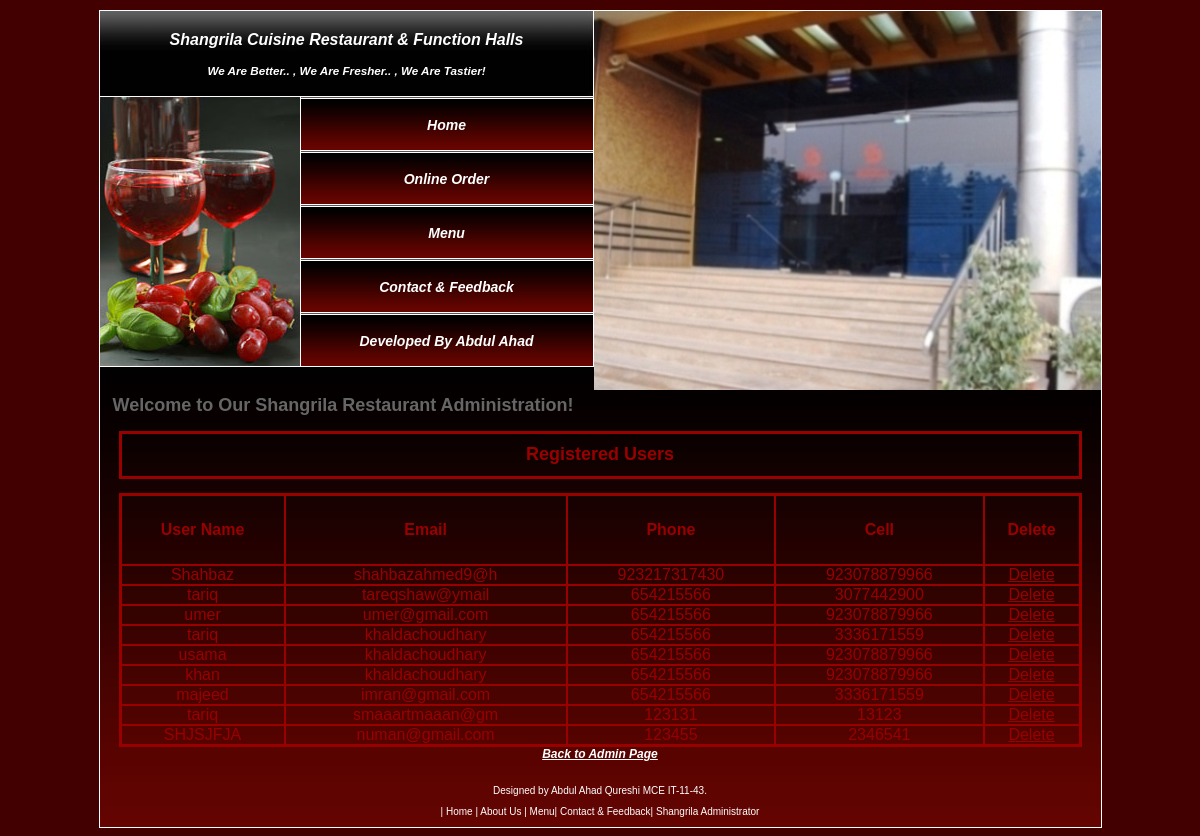
The page /Shangrila/view_user.php on the database its author committed.
### tables this page shows
CREATE TABLE `user_catagory` (
  `user_id` int(20) NOT NULL AUTO_INCREMENT,
  `user_Fname` varchar(20) NOT NULL,
  `user_Lname` varchar(20) NOT NULL,
  `user_Gender` varchar(20) NOT NULL,
  `user_Birthday` varchar(40) NOT NULL,
  `user_Email` varchar(15) NOT NULL,
  `user_Tph` bigint(15) NOT NULL,
  `user_Mbile` bigint(40) NOT NULL,
  `user_AdressL1` varchar(40) NOT NULL,
  `user_AdressL2` varchar(20) NOT NULL,
  `user_Pcode` bigint(20) NOT NULL,
  PRIMARY KEY (`user_id`),
  KEY `user_id` (`user_id`)
);

### Shangrila/view_user.php (the view, shortened to what this page needs)
<!DOCTYPE html PUBLIC "-//W3C//DTD XHTML 1.0 Strict//EN" "http://www.w3.org/TR/xhtml1/DTD/xhtml1-strict.dtd">
<html xmlns="http://www.w3.org/1999/xhtml"><head>
<link href="styles.css" rel="stylesheet" type="text/css" />
</head>
<body>
<div id="header" style="height:auto">
<div id="head_right">
</div>
<div id="head_left">
<div id="logo"><a href="#">Shangrila Cuisine Restaurant & Function Halls</a>
		<h2><a href="#"><h3>we are better.. , we are fresher.. , we are tastier!</h3></a></h2>
    </div>
    <div id="buttons">
           <?php include("navigation3.php"); ?>
		</div>
</div>
</div>
<div id="main">
  <div id="content">
    <div >
		<h2>Welcome to Our Shangrila Restaurant Administration!</h2>
		<table width="963" height="46" border="2" cellpadding="0" cellspacing="0" bordercolor="#990000" align="center">
		   <tr>
           <th height="42" colspan="10" style="font:Georgia, 'Times New Roman', Times, serif 18px bold; color:#990000; font-size:18px; text-align:center">Registered Users</th>
           </tr>
      </table>
		   <br />
		<table width="963" height="192" border="2" cellpadding="0" cellspacing="0" bordercolor="#990000" align="center">
           <tr>
           <th height="68" colspan="2" align="center" style="font:Georgia, 'Times New Roman', Times, serif 18px bold; color:#990000; font-size:16px;">User Name</th>
           <th colspan="2" align="center" style="font:Georgia, 'Times New Roman', Times, serif 18px bold; color:#990000; font-size:16px;">Email</th>
           <th colspan="2" align="center" style="font:Georgia, 'Times New Roman', Times, serif 18px bold; color:#990000; font-size:16px;">Phone</th>
           <th colspan="2" align="center" style="font:Georgia, 'Times New Roman', Times, serif 18px bold; color:#990000; font-size:16px;">Cell</th>
		   <th colspan="2" align="center" style="font:Georgia, 'Times New Roman', Times, serif 18px bold; color:#990000; font-size:16px;">Delete</th>
           </tr>
<?php
$con=mysql_connect("localhost","root","") or die("Cant connect");
$query="select * from user_catagory";
$result=mysql_query($query, $con) or die("Error in query: $query".mysql_error());
if(mysql_num_rows($result)<=0)
{
?>
<tr>
           <td colspan="10" style="font:Georgia, 'Times New Roman', Times, serif 18px bold; color:#990000; font-size:16px;">No Record Found</td>
</tr>
<?php
}
else
{
	while($rows=mysql_fetch_array($result))
		{
?>
		   <tr>
           <td colspan="2" align="center" style="font:Georgia, 'Times New Roman', Times, serif 18px bold; color:#990000; font-size:16px;">
		   <?php echo $rows['user_Fname']; ?></td>
           <td colspan="2" align="center" style="font:Georgia, 'Times New Roman', Times, serif 18px bold; color:#990000; font-size:16px;">
		   <?php echo $rows['user_Email']; ?></td>
           <td colspan="2" align="center" style="font:Georgia, 'Times New Roman', Times, serif 18px bold; color:#990000; font-size:16px;">
		   <?php echo $rows['user_Tph']; ?></td>
           <td colspan="2" align="center" style="font:Georgia, 'Times New Roman', Times, serif 18px bold; color:#990000; font-size:16px;">
		   <?php echo $rows['user_Mbile']; ?></td>
           <td colspan="2" align="center" style="font:Georgia, 'Times New Roman', Times, serif 18px bold; color:#990000; font-size:16px;">
		   <a href="delete_user.php?id=<?php echo $rows['user_id']; ?>" onclick='return confirm(&quot Are you sure want to delete?&quot;)'
		    style="font:Georgia, 'Times New Roman', Times, serif 18px bold; color:#990000; font-size:16px;">Delete</a></td>
           </tr>
<?php
		}
}
?>
</table>
<center>
<a href="admin.php" class="button" style="width:150px; margin:10px;"><em><b>Back to Admin Page</b></em></a>
</center>
<?php include("footer.php"); ?>
    </div>
</div>
</div>
</body>
</html>

### Shangrila/styles.css (style rules this page uses)
a:link { color: #ffffff; }
body { margin-top: 10px; font: 12px Tahoma, Arial, Helvetica, sans-serif; color: #666666; background:#420000; }
#main { margin: 0 auto; width: 1001px; background: #ffffff; border: 1px solid #ffffff; }
#header { width: 1001px; margin: 0 auto; height: 400px; background: url(images/header.jpg) no-repeat left bottom; border-left: 1px solid #ffffff; border-right: 1px solid #ffffff; border-top: 1px solid #ffffff; }
#logo { height: 66px; text-align: center; padding-top: 20px; }
#head_right { width: 507px; float:right; background:url(images/3.JPG) no-repeat; height: 410px; }
#head_left { background:url(images/menu_top.jpg) no-repeat top right; width: 494px; height: 355px; }
#head_left a { text-decoration: none; text-transform: capitalize; font-style: italic; font-size: 16px; color: #FFFFFF; font-weight: bold; }
#head_left H2 a { font-size: 10px; }
#buttons { width: 269px; margin-left: 200px; }
#content { background: #670400 url(images/con_bg.jpg) repeat-x top; width: 975px; padding: 13px; }

### rows shown on the page
user_catagory: user_Fname "Shahbaz", user_Email "shahbazahmed9@h", user_Tph "923217317430", user_Mbile "923078879966"
user_catagory: user_Fname "tariq", user_Email "tareqshaw@ymail", user_Tph "654215566", user_Mbile "3077442900"
user_catagory: user_Fname "umer", user_Email "umer@gmail.com", user_Tph "654215566", user_Mbile "923078879966"
user_catagory: user_Fname "tariq", user_Email "khaldachoudhary", user_Tph "654215566", user_Mbile "3336171559"
user_catagory: user_Fname "usama", user_Email "khaldachoudhary", user_Tph "654215566", user_Mbile "923078879966"
user_catagory: user_Fname "khan", user_Email "khaldachoudhary", user_Tph "654215566", user_Mbile "923078879966"
user_catagory: user_Fname "majeed", user_Email "imran@gmail.com", user_Tph "654215566", user_Mbile "3336171559"
user_catagory: user_Fname "tariq", user_Email "smaaartmaaan@gm", user_Tph "123131", user_Mbile "13123"
user_catagory: user_Fname "SHJSJFJA", user_Email "numan@gmail.com", user_Tph "123455", user_Mbile "2346541"
